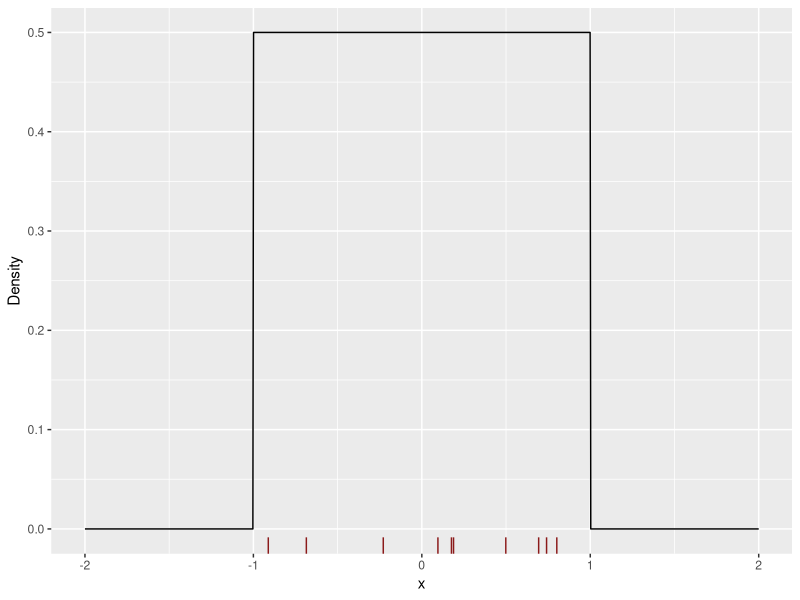
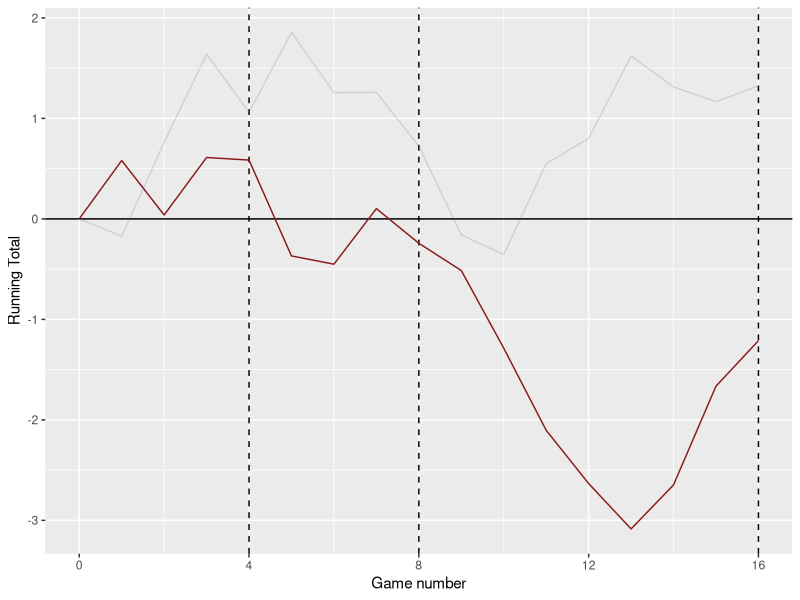
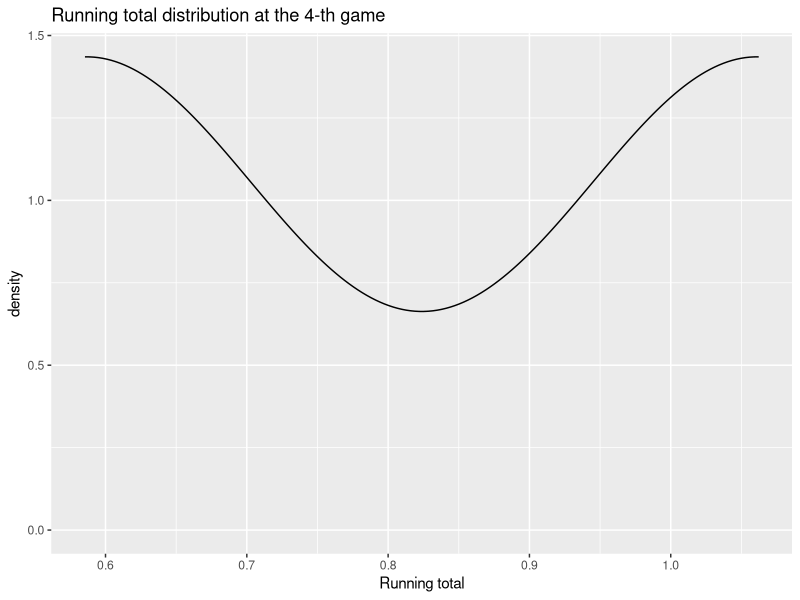
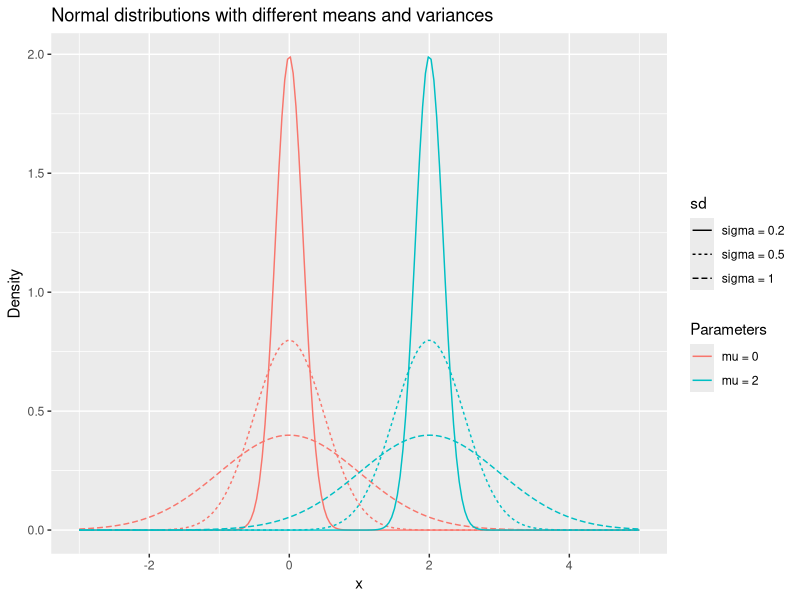
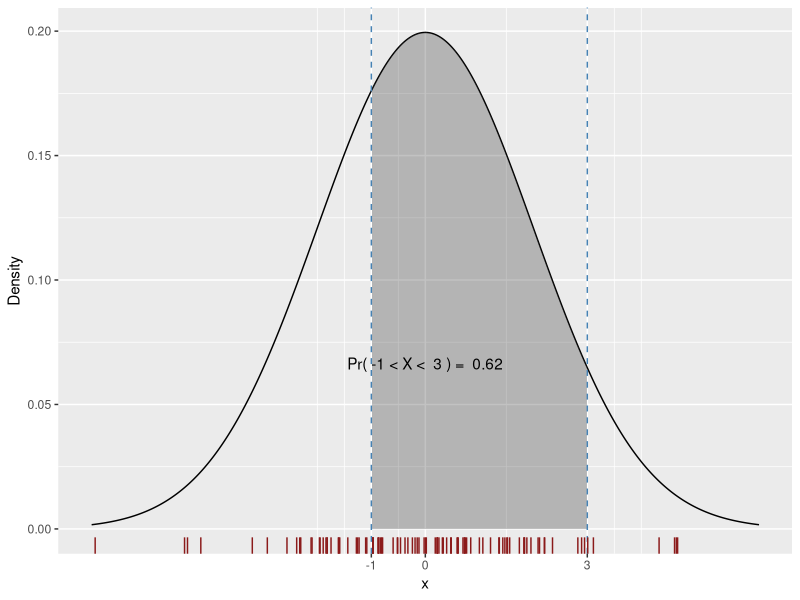
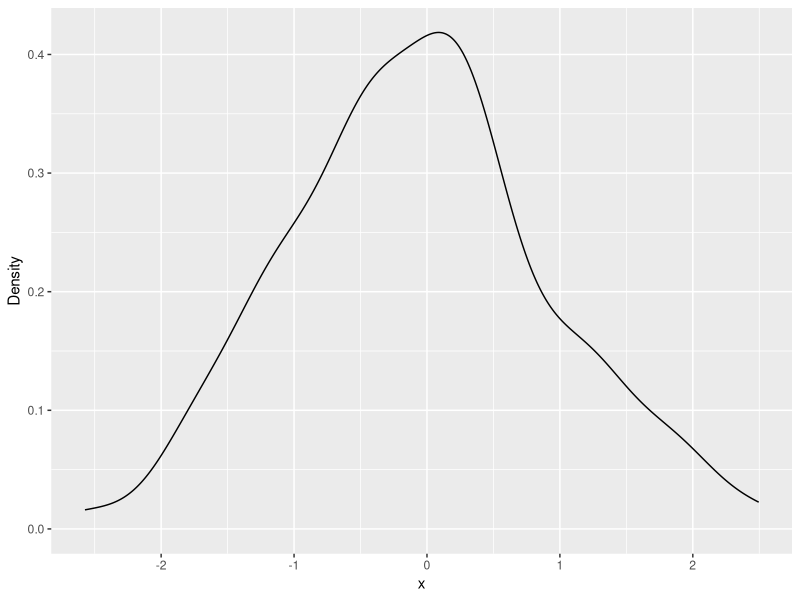

R code for these plots, in order:
## ---- chunk 1
# Load the packages used in this notebook

if (!require("tidyverse")) {
    install.packages("tidyverse")    
}

library("tidyverse")
## ---- chunk 2
## Generate 10 random numbers from the uniform distribution on [-1, 1]
x_unif <- runif(10, min = -1, max = 1)
x_unif
## ---- chunk 3
#| label: fig-unif
#| fig-cap: Density of the uniform distribution on [-1, 1]


unif_dens_plt <- ggplot() +
  xlim(c(-2, 2)) +
  stat_function(fun = dunif, args = list(min = -1, max = 1), n = 1000) +
  labs(
    x = "x",
    y = "Density"
  ) + 
  geom_rug(aes(x = x_unif), sides = "b", color = "firebrick4")

unif_dens_plt
## ---- chunk 4
# Compute the probability of the event X < 0 using the punif function
# P(X < 0)

punif(0, min = -1, max = 1)

## Count the number of values less than zero


## Count the number of values greater than 0.5

## ---- chunk 5
# Compute the probability of the event X > 0.5 using the punif function

# Compute the probability of the event 0.2 < X < 0.5

## ---- chunk 6
## Compute the average of the values (mean function)

## ---- chunk 7
players_n <- 2
games_n <- 16

unif_games <- expand_grid(
  game = 1:games_n,
  player = 1:players_n
) %>%
  mutate(
    ## When used in mutate, n() returns the number of rows in a group of obs
    ## When the data is not grouped as here, it retuns the number of obs in the whole table
    result = runif(n(), min = -1, max = 1)
  ) %>%
  bind_rows(
    ## Add a initial values so that all players start with 0
    tibble(
      player = 1:players_n,
      game = 0L,
      result = 0,
    )
  )

unif_games <- unif_games %>%
  ## Sort the data by player id and game id
  arrange(player, game) %>%
  ## Groups the data by player, because we want the running totals to be calculated for each
  ## player separately
  group_by(player) %>%
  mutate(
    running_total = cumsum(result)
  )

## Illustration only
unif_games %>%
  ggplot(aes(x = game, y = running_total, group = player)) +
  geom_vline(xintercept = c(4, 8, 16), linetype = 2) +
  geom_hline(yintercept = 0) +
  geom_line(aes(color = player < 2, alpha = player < 2)) +
  scale_color_manual(values = c("skyblue4", "firebrick4")) +
  scale_alpha_manual(values = c(1 / 5, 1)) +
  scale_x_continuous("Game number", breaks = c(0, 4, 8, 12, 16)) +
  theme(legend.position = "none") +
  labs(y = "Running Total")
## ---- chunk 8
unif_games %>%
  filter(game == 4) %>%
  ggplot(aes(x = running_total)) +
  geom_density() +
  labs(title = "Running total distribution at the 4-th game") +
  labs(
    x = "Running total"
  )
## ---- chunk 9
means <- c(0, 0, 0, 2, 2, 2)
sds <- c(0.2, 0.5, 1, 0.2, 0.5, 1)

df <- expand_grid(
    mean = c(0, 2),
    sd = c(0.2, 0.5, 1),
    x = seq(-3, 5, length.out = 200)
) %>%
mutate(
    y = dnorm(x, mean = mean, sd = sd),
    mean = paste0("mu = ", mean),
    sd = paste0("sigma = ", sd)
)

# Plot
ggplot(df, aes(x = x, y = y, color = mean, lty = sd)) +
  geom_line() +
  labs(x = "x", y = "Density", color = "Parameters") +
  ggtitle("Normal distributions with different means and variances")
## ---- chunk 10
#| label: fig-norm
#| fig-cap: Density of the standard normal distribution
#| code-fold: true

mu <- 0
sigma <- 2
from <- -1
to <- 3

x_sim <- rnorm(100, mean = mu, sd = sigma)

dt <- tibble(
  ## Creates a sequence of 100 numbers between -3 and 3
  x = seq(qnorm(0.001, mean=mu, sd = sigma), qnorm(1 - 0.001, mean=mu, sd = sigma), length.out = 1000)
) %>%
  mutate(
    dens = dnorm(x, mean = mu, sd = sigma)
  )
ggplot() +
  ## Draws the normal density line
  geom_line(data = dt, aes(x = x, y = dens)) +
  ## Draws the shaded area under the curve between
  ## -1 and 1
  geom_ribbon(
    data = filter(dt, x > from, x < to),
    aes(x = x, y = dens, ymin = 0, ymax = dens),
    ## Controls the transparency of the area
    alpha = 0.3
  ) +
  annotate(
    "text",
    x = 0,
    y = dnorm(mu, mean=mu, sd=sigma) / 3,
    label = paste("Pr(", from, "< X < ",  to, ") = ", round(pnorm(to, mu, sigma) - pnorm(from, mu, sigma), 2), sep = " ")
  ) +
  geom_vline(xintercept = c(from, to), lty = 2, colour = "steelblue") +
  # geom_density(data = slopes, aes(x = t_statistic), color = "steelblue4") +
  scale_x_continuous(breaks = c(from, mu, to)) +
  labs(
    y = "Density"
  ) + 
  geom_rug(aes(x=x_sim), sides="b", color="firebrick4")
## ---- chunk 11
pnorm(0.5, mean=0, sd=1)

## ---- chunk 12

## ---- chunk 13

## ---- chunk 14
x_norm <- rnorm(100, mean = 0, sd = 1)
## ---- chunk 15
# Plot the density of the sample

tibble(x = x_norm) %>%
  ggplot(aes(x = x)) +
  geom_density() +
  labs(
    x = "x",
    y = "Density"
  )
## ---- chunk 16
# Count the number of values smaller than zero


## ---- chunk 17
# Compute the average of the values and compare them to the expected value of the distribution

# Compute the standard deviation of the values

